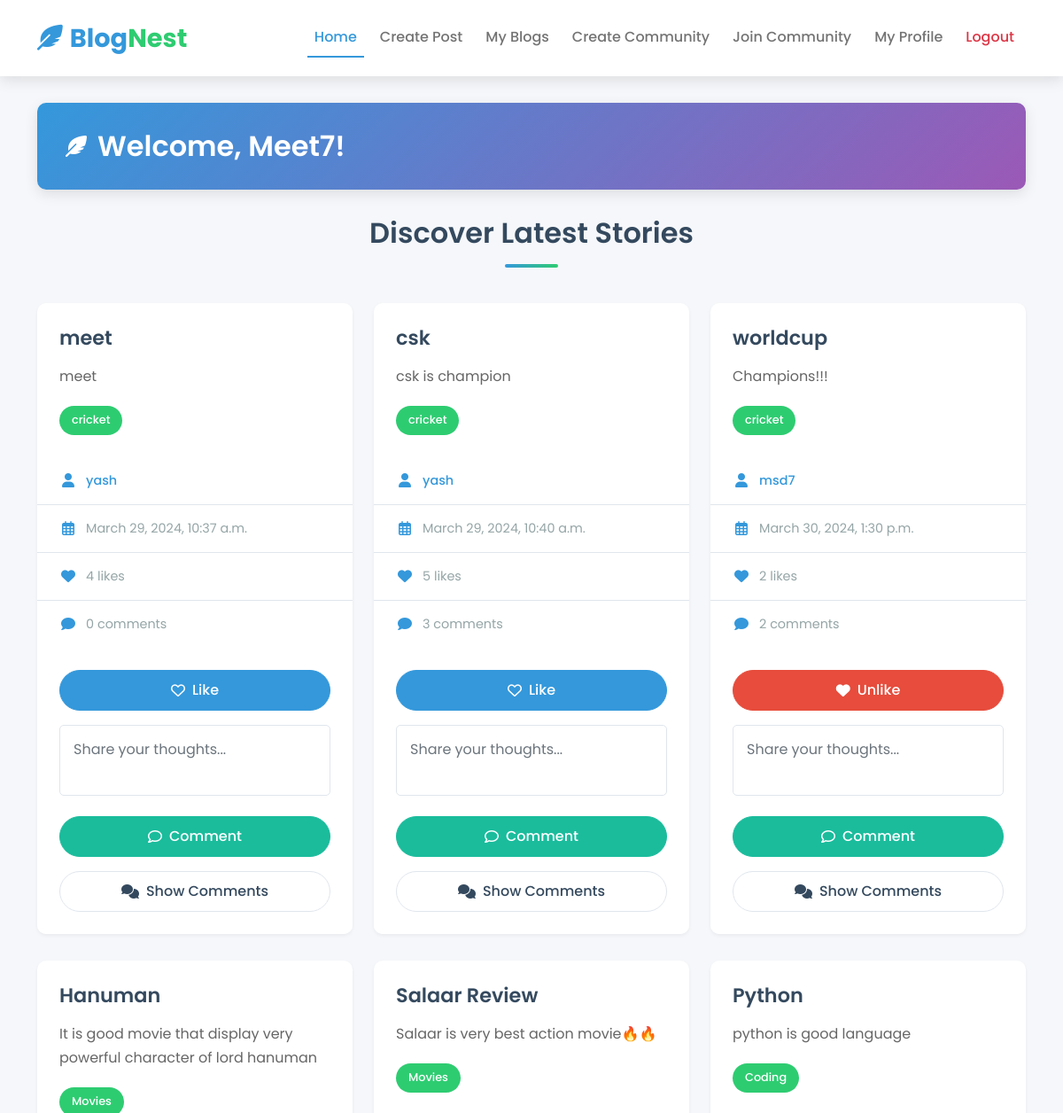
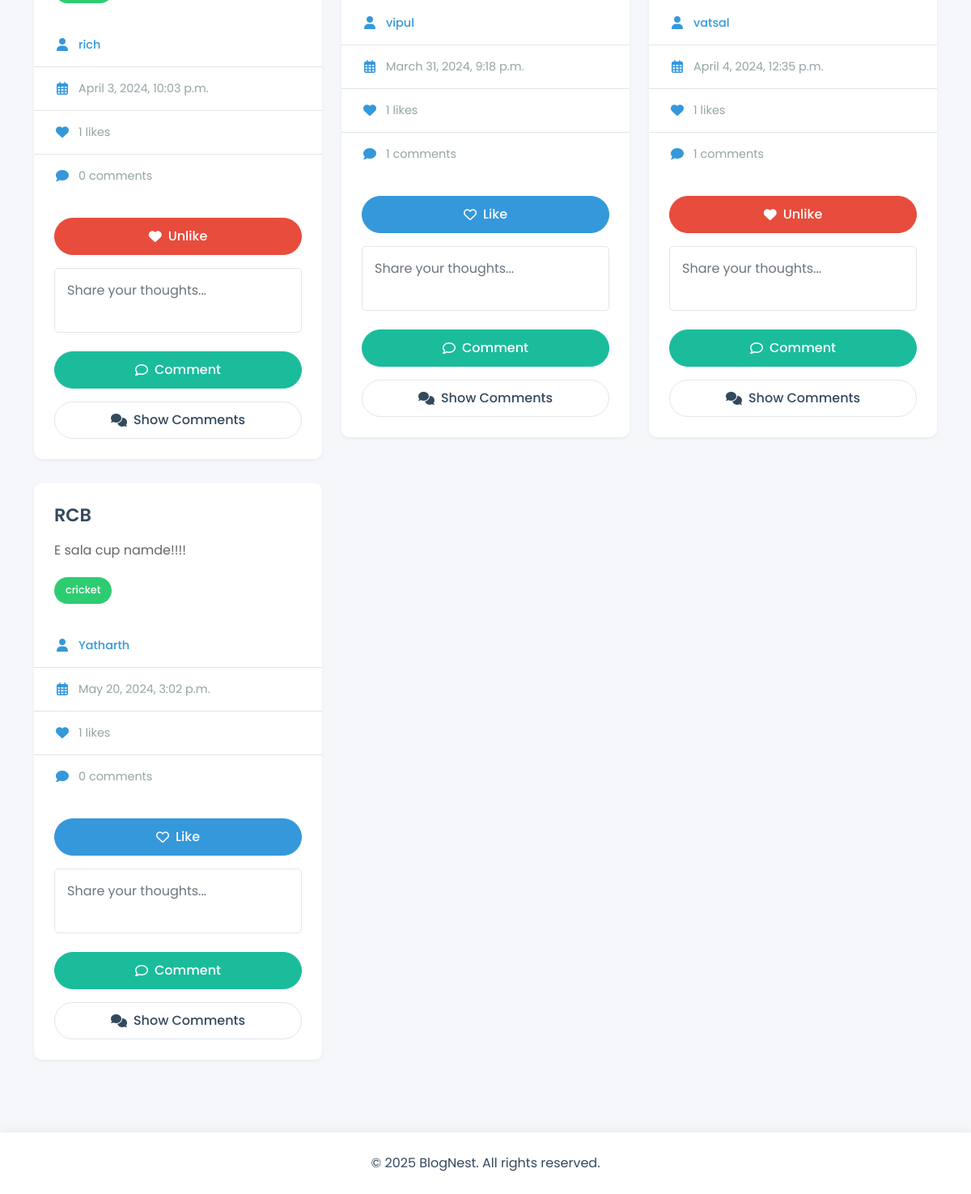
/home/ (signed in), run on the app's committed database (2 pictures, top to bottom).
### Blog/models.py (models this page shows)
class BlogPost(models.Model):
  BlogId = models.IntegerField(primary_key = True)
  Title = models.CharField(max_length=50)
  BlogData = models.CharField(max_length=5000, null =False , default ='')
  DatePosted = models.DateTimeField()
  Likes = models.IntegerField()
  Comments = models.IntegerField()
  UserID = models.ForeignKey(User, null=True, on_delete=models.CASCADE)
  CategoryId = models.ForeignKey(Category, null=True, on_delete=models.CASCADE)

class Category(models.Model):
  CategoryId = models.IntegerField(primary_key = True)
  CategoryName = models.CharField(max_length=50)
  Description = models.CharField(max_length=500)

### Blog/views.py (the view)
# urls.py: path('home/', home, name='home'),
def home(request):
  name={'username': request.session.get('username')}
  blogs=BlogPost.objects.all()
  user=User.objects.get(username=request.session.get('username'))
  my_blogs = BlogPost.objects.filter(UserID=user)
  other_blogs = blogs.exclude(pk__in=my_blogs.values_list('pk', flat=True))
  user_has_liked_blog_ids = {}
  if user.is_authenticated:
      user_has_liked_blog_ids = Like.objects.filter(UserID=user).values_list('BlogID', flat=True)
  other_blogs_with_counts = other_blogs.annotate(
        likes_count=Count('like'),
        comments_count=Count('comment')
    )
  context = {
      'name': request.user,
      'blogs': other_blogs_with_counts,
      'user_has_liked_blog_ids': user_has_liked_blog_ids
  }
  return render(request, 'home.html', context)

### templates/home.html (shortened to what this page needs)
{% load static %}
<!DOCTYPE html>
<html lang="en">
<head>
  <link href="https://cdn.jsdelivr.net/npm/bootstrap@5.0.2/dist/css/bootstrap.min.css" rel="stylesheet"
>
  <link href="https://cdnjs.cloudflare.com/ajax/libs/font-awesome/6.0.0-beta3/css/all.min.css" rel="stylesheet">
  <link href="{% static 'css/home.css' %}" rel="stylesheet">
</head>
<body>
  <nav class="navbar navbar-expand-lg navbar-light">
    <div class="container">
      <a class="navbar-brand" href="/home">
        <i class="fas fa-feather-alt brand-icon"></i>Blog<span>Nest</span>
      </a>
      <div class="collapse navbar-collapse" id="navbarSupportedContent">
        <ul class="navbar-nav ms-auto mb-2 mb-lg-0">
          <li class="nav-item">
            <a class="nav-link active" aria-current="page" href="/home">Home</a>
          </li>
          <li class="nav-item">
            <a class="nav-link" href="/create">Create Post</a>
          </li>
          <li class="nav-item">
            <a class="nav-link" href="/myallblogs">My Blogs</a>
          </li>
          <li class="nav-item">
            <a class="nav-link" href="/create_community">Create Community</a>
          </li>
          <li class="nav-item">
            <a class="nav-link" href="/join_community">Join Community</a>
          </li>
          <li class="nav-item">
            <a class="nav-link" href="{% url 'user_profile' %}">My Profile</a>
          </li>
          <li class="nav-item">
            <a class="nav-link text-danger" href="{% url 'logout' %}">Logout</a>
          </li>
        </ul>
      </div>
    </div>
  </nav>
  <div class="container main-container">
    <div class="welcome-banner">
      <div class="container">
        <h2><i class="fas fa-feather-alt"></i> Welcome, {{ name.username }}!</h2>
      </div>
    </div>
    <h2 class="blog-section-title">Discover Latest Stories</h2>
    <div class="row">
      {% for blog in blogs %}
      <div class="col-lg-4 col-md-6">
        <div class="card blog-card">
          <div class="card-body">
            <h5 class="card-title">{{ blog.Title }}</h5>
            <p class="card-text">{{ blog.BlogData }}</p>
            <span class="blog-category">{{ blog.CategoryId.CategoryName }}</span>
          </div>
          <ul class="list-group list-group-flush">
            <li class="list-group-item blog-meta-item">
              <i class="fas fa-user"></i>
              <span class="blog-meta-username">{{ blog.UserID.username }}</span>
            </li>
            <li class="list-group-item blog-meta-item">
              <i class="far fa-calendar-alt"></i>
              <span>{{ blog.DatePosted }}</span>
            </li>
            <li class="list-group-item blog-meta-item">
              <i class="fas fa-heart"></i>
              <span>{{ blog.Likes }} likes</span>
            </li>
            <li class="list-group-item blog-meta-item">
              <i class="fas fa-comment"></i>
              <span>{{ blog.Comments }} comments</span>
            </li>
          </ul>
          <div class="card-footer">
            {% if user_has_liked_blog_ids and blog.pk in user_has_liked_blog_ids %}
            <a href="{% url 'remove_like' blog.pk %}" class="btn btn-danger like-btn w-100">
              <i class="fas fa-heart"></i> Unlike
            </a>
            {% else %}
            <a href="{% url 'like_blog' blog.pk %}" class="btn btn-primary like-btn w-100">
              <i class="far fa-heart"></i> Like
            </a>
            {% endif %}
            <form action="{% url 'add_comment' blog.pk %}" method="post" class="mt-3">
              <textarea name="content" id="content" rows="2" class="form-control"
                placeholder="Share your thoughts..." required></textarea>
              <button type="submit" class="btn btn-info mt-2 w-100">
                <i class="far fa-comment"></i> Comment
              </button>
            </form>
            <button class="btn btn-outline-secondary mt-3 w-100 comments-toggle" type="button" onclick="showComments({{ blog.pk }})">
              <i class="fas fa-comments"></i> <span class="comments-toggle-text">Show Comments</span>
            </button>
          </div>
        </div>
      </div>
      {% endfor %}
    </div>
  </div>
  <footer class="footer">
    <div class="container text-center">
      <p class="mb-0">&copy; 2025 BlogNest. All rights reserved.</p>
    </div>
  </footer>
</body>
</html>

### Blog/static/css/home.css (style rules this page uses)
:root { --primary: #3498db; --primary-dark: #2980b9; --secondary: #2ecc71; --secondary-dark: #27ae60; --accent: #9b59b6; --accent-dark: #8e44ad; --text-dark: #34495e; --text-light: #ecf0f1; --gray-light: #f5f7fa; --gray-medium: #e0e6ed; --gray-dark: #95a5a6; --danger: #e74c3c; --warning: #f39c12; --info: #1abc9c; --shadow-sm: 0 2px 4px rgba(0, 0, 0, 0.05); --shadow-md: 0 5px 15px rgba(0, 0, 0, 0.1); --shadow-lg: 0 10px 25px rgba(0, 0, 0, 0.15); --radius-sm: 5px; --radius-md: 10px; --radius-lg: 15px; --transition-fast: 0.2s ease; --transition-normal: 0.3s ease; }
body { font-family: 'Poppins', sans-serif; background-color: var(--gray-light); color: var(--text-dark); line-height: 1.6; min-height: 100vh; display: flex; flex-direction: column; }
.main-container { flex: 1; padding-bottom: 60px; }
.navbar { background-color: white !important; box-shadow: var(--shadow-md); padding: 15px 0; position: sticky; top: 0; z-index: 1000; }
.navbar-brand { font-weight: 700; font-size: 1.8rem; color: var(--primary) !important; display: flex; align-items: center; }
.navbar-brand span { color: var(--secondary); }
.brand-icon { margin-right: 8px; color: var(--primary); }
.nav-link { font-weight: 500; margin: 0 5px; transition: all var(--transition-normal); border-bottom: 2px solid transparent; padding: 8px 10px; }
.nav-link.active { color: var(--primary) !important; border-bottom: 2px solid var(--primary); }
.welcome-banner { background: linear-gradient(135deg, var(--primary) 0%, var(--accent) 100%); padding: 30px 20px; color: white; border-radius: var(--radius-md); margin: 30px 0; box-shadow: var(--shadow-md); transition: transform var(--transition-normal), box-shadow var(--transition-normal); }
.welcome-banner h2 { margin: 0; font-weight: 600; display: flex; align-items: center; }
.welcome-banner h2 i { margin-right: 12px; font-size: 1.5rem; }
.blog-section-title { text-align: center; margin-bottom: 40px; color: var(--text-dark); font-weight: 600; position: relative; }
.blog-section-title:after { content: ''; display: block; width: 60px; height: 4px; background: linear-gradient(to right, var(--primary), var(--secondary)); margin: 15px auto 0; border-radius: 2px; }
.blog-card { border: none; border-radius: var(--radius-md); overflow: hidden; transition: transform var(--transition-normal), box-shadow var(--transition-normal); margin-bottom: 30px; box-shadow: var(--shadow-sm); background-color: white; }
.card-body { padding: 25px; }
.card-title { font-weight: 600; color: var(--text-dark); margin-bottom: 15px; font-size: 1.4rem; line-height: 1.3; }
.card-text { color: #666; line-height: 1.7; margin-bottom: 20px; max-height: 4.8em; overflow: hidden; text-overflow: ellipsis; display: -webkit-box; -webkit-line-clamp: 3; -webkit-box-orient: vertical; }
.blog-category { background-color: var(--secondary); color: white; padding: 6px 14px; border-radius: 30px; font-weight: 500; font-size: 0.8rem; display: inline-block; transition: all var(--transition-fast); }
.list-group-item { padding: 15px 25px; border-color: var(--gray-medium); }
.blog-meta-item { display: flex; align-items: center; color: var(--gray-dark); font-size: 0.9rem; }
.blog-meta-item i { margin-right: 10px; width: 20px; text-align: center; font-size: 1rem; color: var(--primary); }
.blog-meta-username { color: var(--primary); font-weight: 500; transition: color var(--transition-fast); }
.card-footer { background-color: white; border-top: 1px solid var(--gray-medium); padding: 25px; }
.btn { padding: 10px 20px; border-radius: 30px; font-weight: 500; transition: all var(--transition-normal); display: inline-flex; align-items: center; justify-content: center; }
.btn i { margin-right: 8px; }
.btn-primary { background-color: var(--primary); border-color: var(--primary); }
.btn-danger { background-color: var(--danger); border-color: var(--danger); }
.btn-info { background-color: var(--info); border-color: var(--info); color: white; }
.btn-outline-secondary { color: var(--text-dark); border-color: var(--gray-medium); }
.like-btn i { margin-right: 8px; }
textarea.form-control { border-radius: var(--radius-sm); resize: none; padding: 15px; margin: 15px 0; border: 1px solid var(--gray-medium); font-family: 'Poppins', sans-serif; transition: border-color var(--transition-fast), box-shadow var(--transition-fast); }
.footer { background-color: white; padding: 25px 0; margin-top: auto; box-shadow: 0 -2px 10px rgba(0, 0, 0, 0.05); }

### data on the page
BlogPost: Title "meet", BlogData "meet", CategoryId.CategoryName "cricket", UserID.username "yash", DatePosted "March 29, 2024, 10:37 a.m.", Likes "4", Comments "0"
BlogPost: Title "csk", BlogData "csk is champion", CategoryId.CategoryName "cricket", UserID.username "yash", DatePosted "March 29, 2024, 10:40 a.m.", Likes "5", Comments "3"
BlogPost: Title "worldcup", BlogData "Champions!!!", CategoryId.CategoryName "cricket", UserID.username "msd7", DatePosted "March 30, 2024, 1:30 p.m.", Likes "2", Comments "2", shows "Unlike"
BlogPost: Title "Hanuman", BlogData "It is good movie that display very powerful character of lord hanuman", CategoryId.CategoryName "Movies", UserID.username "rich", DatePosted "April 3, 2024, 10:03 p.m.", Likes "1", Comments "0", shows "Unlike"
BlogPost: Title "Salaar Review", BlogData "Salaar is very best action movie🔥🔥", CategoryId.CategoryName "Movies", UserID.username "vipul", DatePosted "March 31, 2024, 9:18 p.m.", Likes "1", Comments "1"
BlogPost: Title "Python", BlogData "python is good language", CategoryId.CategoryName "Coding", UserID.username "vatsal", DatePosted "April 4, 2024, 12:35 p.m.", Likes "1", Comments "1", shows "Unlike"
BlogPost: Title "RCB", BlogData "E sala cup namde!!!!", CategoryId.CategoryName "cricket", UserID.username "Yatharth", DatePosted "May 20, 2024, 3:02 p.m.", Likes "1", Comments "0"

### other printed values
{{ name.username }} "Meet7"
